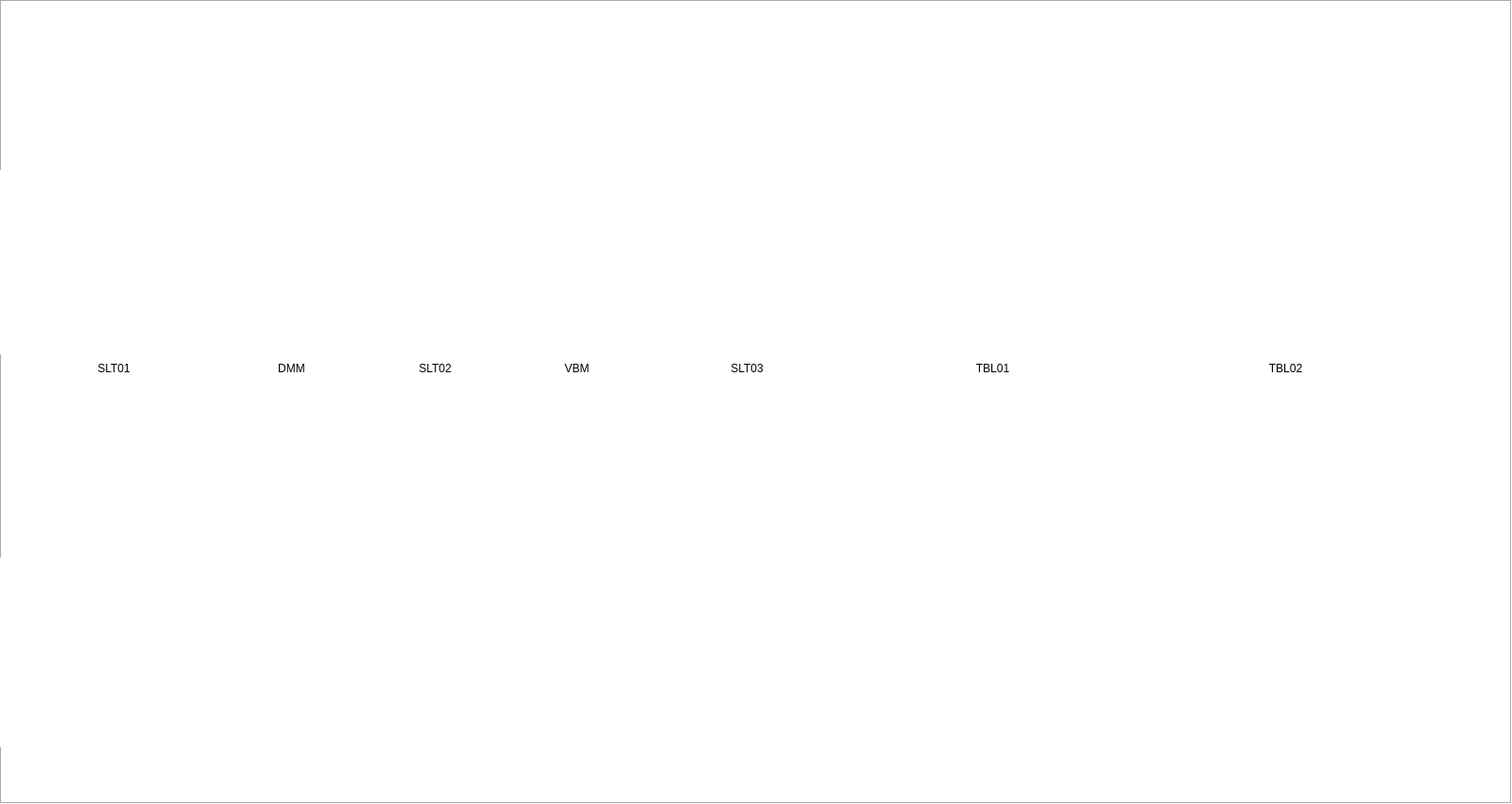
<?xml version="1.0" encoding="UTF-8"?>
<ui version="4.0">
 <class>Form</class>
 <widget class="QWidget" name="Form">
  <property name="geometry">
   <rect>
    <x>0</x>
    <y>0</y>
    <width>1600</width>
    <height>851</height>
   </rect>
  </property>
  <property name="windowTitle">
   <string>MCT Overview</string>
  </property>
  <property name="styleSheet">
   <string notr="true">background-color: rgb(255, 255, 255);</string>
  </property>
  <layout class="QVBoxLayout" name="verticalLayout">
   <property name="spacing">
    <number>0</number>
   </property>
   <property name="leftMargin">
    <number>0</number>
   </property>
   <property name="topMargin">
    <number>0</number>
   </property>
   <property name="rightMargin">
    <number>0</number>
   </property>
   <property name="bottomMargin">
    <number>0</number>
   </property>
   <item>
    <widget class="QFrame" name="frame">
     <property name="minimumSize">
      <size>
       <width>941</width>
       <height>755</height>
      </size>
     </property>
     <property name="frameShape">
      <enum>QFrame::Box</enum>
     </property>
     <property name="frameShadow">
      <enum>QFrame::Sunken</enum>
     </property>
     <widget class="QELabel" name="qelabel_12">
      <property name="geometry">
       <rect>
        <x>240</x>
        <y>400</y>
        <width>111</width>
        <height>20</height>
       </rect>
      </property>
      <property name="alignment">
       <set>Qt::AlignRight|Qt::AlignTrailing|Qt::AlignVCenter</set>
      </property>
      <property name="variable" stdset="0">
       <string>MCTMONO01:IN_SERVICE</string>
      </property>
      <property name="notation" stdset="0">
       <enum>QELabel::Scientific</enum>
      </property>
     </widget>
     <widget class="QESimpleShape" name="qesimpleshape_25">
      <property name="geometry">
       <rect>
        <x>360</x>
        <y>400</y>
        <width>21</width>
        <height>21</height>
       </rect>
      </property>
      <property name="colour1" stdset="0">
       <color>
        <red>0</red>
        <green>255</green>
        <blue>0</blue>
       </color>
      </property>
      <property name="variable" stdset="0">
       <string>MCTMONO01:IN_SERVICE_CALC</string>
      </property>
      <property name="displayAlarmStateOption" stdset="0">
       <enum>QESimpleShape::Never</enum>
      </property>
     </widget>
     <widget class="QELabel" name="qelabel_14">
      <property name="geometry">
       <rect>
        <x>240</x>
        <y>430</y>
        <width>111</width>
        <height>20</height>
       </rect>
      </property>
      <property name="alignment">
       <set>Qt::AlignRight|Qt::AlignTrailing|Qt::AlignVCenter</set>
      </property>
      <property name="variable" stdset="0">
       <string>MCTMONO01:IN_POSITION</string>
      </property>
      <property name="notation" stdset="0">
       <enum>QELabel::Scientific</enum>
      </property>
     </widget>
     <widget class="QESimpleShape" name="qesimpleshape_26">
      <property name="geometry">
       <rect>
        <x>360</x>
        <y>430</y>
        <width>21</width>
        <height>21</height>
       </rect>
      </property>
      <property name="variable" stdset="0">
       <string>MCTMONO01:IN_POSITION</string>
      </property>
      <property name="displayAlarmStateOption" stdset="0">
       <enum>QESimpleShape::Never</enum>
      </property>
     </widget>
     <widget class="QELabel" name="qelabel_16">
      <property name="geometry">
       <rect>
        <x>540</x>
        <y>400</y>
        <width>111</width>
        <height>20</height>
       </rect>
      </property>
      <property name="font">
       <font>
        <pointsize>9</pointsize>
       </font>
      </property>
      <property name="alignment">
       <set>Qt::AlignRight|Qt::AlignTrailing|Qt::AlignVCenter</set>
      </property>
      <property name="variable" stdset="0">
       <string>MCTVBM01:IN_SERVICE</string>
      </property>
      <property name="notation" stdset="0">
       <enum>QELabel::Scientific</enum>
      </property>
     </widget>
     <widget class="QELabel" name="qelabel_17">
      <property name="geometry">
       <rect>
        <x>540</x>
        <y>430</y>
        <width>111</width>
        <height>20</height>
       </rect>
      </property>
      <property name="alignment">
       <set>Qt::AlignRight|Qt::AlignTrailing|Qt::AlignVCenter</set>
      </property>
      <property name="variable" stdset="0">
       <string>MCTVBM01:IN_POSITION</string>
      </property>
      <property name="notation" stdset="0">
       <enum>QELabel::Scientific</enum>
      </property>
     </widget>
     <widget class="QESimpleShape" name="qesimpleshape_29">
      <property name="geometry">
       <rect>
        <x>660</x>
        <y>430</y>
        <width>21</width>
        <height>21</height>
       </rect>
      </property>
      <property name="variable" stdset="0">
       <string>MCTMONO01:IN_POSITION</string>
      </property>
      <property name="displayAlarmStateOption" stdset="0">
       <enum>QESimpleShape::Never</enum>
      </property>
     </widget>
     <widget class="QESimpleShape" name="qesimpleshape_30">
      <property name="geometry">
       <rect>
        <x>660</x>
        <y>400</y>
        <width>21</width>
        <height>21</height>
       </rect>
      </property>
      <property name="format" stdset="0">
       <enum>QSimpleShape::FixedText</enum>
      </property>
      <property name="colour0" stdset="0">
       <color>
        <red>200</red>
        <green>200</green>
        <blue>200</blue>
       </color>
      </property>
      <property name="colour1" stdset="0">
       <color>
        <red>0</red>
        <green>255</green>
        <blue>0</blue>
       </color>
      </property>
      <property name="variable" stdset="0">
       <string>MCTVBM01:IN_SERVICE_CALC</string>
      </property>
      <property name="displayAlarmStateOption" stdset="0">
       <enum>QESimpleShape::Never</enum>
      </property>
     </widget>
     <widget class="QELabel" name="qelabel_6">
      <property name="geometry">
       <rect>
        <x>0</x>
        <y>180</y>
        <width>906</width>
        <height>195</height>
       </rect>
      </property>
      <property name="pixmap">
       <pixmap>Images/MCT_PDS_overview.png</pixmap>
      </property>
      <property name="scaledContents">
       <bool>true</bool>
      </property>
     </widget>
     <widget class="QLabel" name="label">
      <property name="geometry">
       <rect>
        <x>238</x>
        <y>380</y>
        <width>141</width>
        <height>20</height>
       </rect>
      </property>
      <property name="text">
       <string>DMM</string>
      </property>
      <property name="alignment">
       <set>Qt::AlignCenter</set>
      </property>
     </widget>
     <widget class="QLabel" name="label_2">
      <property name="geometry">
       <rect>
        <x>50</x>
        <y>380</y>
        <width>141</width>
        <height>20</height>
       </rect>
      </property>
      <property name="text">
       <string>SLT01</string>
      </property>
      <property name="alignment">
       <set>Qt::AlignCenter</set>
      </property>
     </widget>
     <widget class="QLabel" name="label_3">
      <property name="geometry">
       <rect>
        <x>540</x>
        <y>380</y>
        <width>141</width>
        <height>20</height>
       </rect>
      </property>
      <property name="text">
       <string>VBM</string>
      </property>
      <property name="alignment">
       <set>Qt::AlignCenter</set>
      </property>
     </widget>
     <widget class="QLabel" name="label_4">
      <property name="geometry">
       <rect>
        <x>390</x>
        <y>380</y>
        <width>141</width>
        <height>20</height>
       </rect>
      </property>
      <property name="text">
       <string>SLT02</string>
      </property>
      <property name="alignment">
       <set>Qt::AlignCenter</set>
      </property>
     </widget>
     <widget class="QLabel" name="label_5">
      <property name="geometry">
       <rect>
        <x>720</x>
        <y>380</y>
        <width>141</width>
        <height>20</height>
       </rect>
      </property>
      <property name="text">
       <string>SLT03</string>
      </property>
      <property name="alignment">
       <set>Qt::AlignCenter</set>
      </property>
     </widget>
     <widget class="QLabel" name="label_6">
      <property name="geometry">
       <rect>
        <x>980</x>
        <y>380</y>
        <width>141</width>
        <height>20</height>
       </rect>
      </property>
      <property name="text">
       <string>TBL01</string>
      </property>
      <property name="alignment">
       <set>Qt::AlignCenter</set>
      </property>
     </widget>
     <widget class="QLabel" name="label_7">
      <property name="geometry">
       <rect>
        <x>1290</x>
        <y>380</y>
        <width>141</width>
        <height>20</height>
       </rect>
      </property>
      <property name="text">
       <string>TBL02</string>
      </property>
      <property name="alignment">
       <set>Qt::AlignCenter</set>
      </property>
     </widget>
     <widget class="QEForm" name="qeform">
      <property name="geometry">
       <rect>
        <x>990</x>
        <y>460</y>
        <width>161</width>
        <height>181</height>
       </rect>
      </property>
      <property name="uiFile" stdset="0">
       <string>MCT_table_control.ui</string>
      </property>
      <property name="variableSubstitutions" stdset="0">
       <string>TABLE=MCTTBL01:,CS=CS1:</string>
      </property>
     </widget>
     <widget class="QELabel" name="qelabel_7">
      <property name="geometry">
       <rect>
        <x>900</x>
        <y>190</y>
        <width>600</width>
        <height>235</height>
       </rect>
      </property>
      <property name="pixmap">
       <pixmap>Images/Hutch B - White Beam.png</pixmap>
      </property>
      <property name="scaledContents">
       <bool>true</bool>
      </property>
     </widget>
     <widget class="QEForm" name="qeform_2">
      <property name="geometry">
       <rect>
        <x>1290</x>
        <y>460</y>
        <width>161</width>
        <height>181</height>
       </rect>
      </property>
      <property name="uiFile" stdset="0">
       <string>MCT_table_control.ui</string>
      </property>
      <property name="variableSubstitutions" stdset="0">
       <string>TABLE=MCTTBL02:,CS=CS2:</string>
      </property>
     </widget>
     <widget class="QEForm" name="qeform_8">
      <property name="geometry">
       <rect>
        <x>830</x>
        <y>650</y>
        <width>571</width>
        <height>51</height>
       </rect>
      </property>
      <property name="userLevelVisibility" stdset="0">
       <enum>QEAbstractWidget::User</enum>
      </property>
      <property name="userLevelEnabled" stdset="0">
       <enum>QEAbstractWidget::User</enum>
      </property>
      <property name="uiFile" stdset="0">
       <string>ppmac1motor_sl.ui</string>
      </property>
      <property name="variableSubstitutions" stdset="0">
       <string>MOTOR=MCTTBL01:CS1:HEIGHT</string>
      </property>
     </widget>
     <widget class="QEForm" name="qeform_9">
      <property name="geometry">
       <rect>
        <x>830</x>
        <y>700</y>
        <width>571</width>
        <height>51</height>
       </rect>
      </property>
      <property name="userLevelVisibility" stdset="0">
       <enum>QEAbstractWidget::User</enum>
      </property>
      <property name="userLevelEnabled" stdset="0">
       <enum>QEAbstractWidget::User</enum>
      </property>
      <property name="uiFile" stdset="0">
       <string>ppmac1motor_sl.ui</string>
      </property>
      <property name="variableSubstitutions" stdset="0">
       <string>MOTOR=MCTTBL01:CS1:PITCH</string>
      </property>
     </widget>
     <widget class="QEForm" name="qeform_10">
      <property name="geometry">
       <rect>
        <x>1010</x>
        <y>110</y>
        <width>571</width>
        <height>51</height>
       </rect>
      </property>
      <property name="userLevelVisibility" stdset="0">
       <enum>QEAbstractWidget::User</enum>
      </property>
      <property name="userLevelEnabled" stdset="0">
       <enum>QEAbstractWidget::User</enum>
      </property>
      <property name="uiFile" stdset="0">
       <string>ppmac1motor_sl.ui</string>
      </property>
      <property name="variableSubstitutions" stdset="0">
       <string>MOTOR=MCTTBL02:CS2:HEIGHT</string>
      </property>
     </widget>
     <widget class="QEForm" name="qeform_11">
      <property name="geometry">
       <rect>
        <x>1010</x>
        <y>160</y>
        <width>571</width>
        <height>51</height>
       </rect>
      </property>
      <property name="userLevelVisibility" stdset="0">
       <enum>QEAbstractWidget::User</enum>
      </property>
      <property name="userLevelEnabled" stdset="0">
       <enum>QEAbstractWidget::User</enum>
      </property>
      <property name="uiFile" stdset="0">
       <string>ppmac1motor_sl.ui</string>
      </property>
      <property name="variableSubstitutions" stdset="0">
       <string>MOTOR=MCTTBL02:CS2:PITCH</string>
      </property>
     </widget>
     <widget class="QEForm" name="qeform_3">
      <property name="geometry">
       <rect>
        <x>60</x>
        <y>430</y>
        <width>142</width>
        <height>142</height>
       </rect>
      </property>
      <property name="uiFile" stdset="0">
       <string>MCT_slit_status.ui</string>
      </property>
      <property name="variableSubstitutions" stdset="0">
       <string>SLIT=MCTSLT01:</string>
      </property>
     </widget>
     <widget class="QEForm" name="qeform_4">
      <property name="geometry">
       <rect>
        <x>390</x>
        <y>430</y>
        <width>142</width>
        <height>142</height>
       </rect>
      </property>
      <property name="uiFile" stdset="0">
       <string>MCT_slit_status.ui</string>
      </property>
      <property name="variableSubstitutions" stdset="0">
       <string>SLIT=MCTSLT02:</string>
      </property>
     </widget>
     <widget class="QEForm" name="qeform_5">
      <property name="geometry">
       <rect>
        <x>720</x>
        <y>430</y>
        <width>142</width>
        <height>142</height>
       </rect>
      </property>
      <property name="uiFile" stdset="0">
       <string>MCT_slit_status.ui</string>
      </property>
      <property name="variableSubstitutions" stdset="0">
       <string>SLIT=MCTSLT03:</string>
      </property>
     </widget>
     <widget class="QEForm" name="qeform_12">
      <property name="geometry">
       <rect>
        <x>0</x>
        <y>590</y>
        <width>571</width>
        <height>51</height>
       </rect>
      </property>
      <property name="userLevelVisibility" stdset="0">
       <enum>QEAbstractWidget::User</enum>
      </property>
      <property name="userLevelEnabled" stdset="0">
       <enum>QEAbstractWidget::User</enum>
      </property>
      <property name="uiFile" stdset="0">
       <string>ppmac1motor_sl.ui</string>
      </property>
      <property name="variableSubstitutions" stdset="0">
       <string>MOTOR=MCTSLT01:HSIZE</string>
      </property>
     </widget>
     <widget class="QEForm" name="qeform_13">
      <property name="geometry">
       <rect>
        <x>0</x>
        <y>640</y>
        <width>571</width>
        <height>51</height>
       </rect>
      </property>
      <property name="userLevelVisibility" stdset="0">
       <enum>QEAbstractWidget::User</enum>
      </property>
      <property name="userLevelEnabled" stdset="0">
       <enum>QEAbstractWidget::User</enum>
      </property>
      <property name="uiFile" stdset="0">
       <string>ppmac1motor_sl.ui</string>
      </property>
      <property name="variableSubstitutions" stdset="0">
       <string>MOTOR=MCTSLT01:HCENTRE</string>
      </property>
     </widget>
     <widget class="QEForm" name="qeform_14">
      <property name="geometry">
       <rect>
        <x>0</x>
        <y>690</y>
        <width>571</width>
        <height>51</height>
       </rect>
      </property>
      <property name="userLevelVisibility" stdset="0">
       <enum>QEAbstractWidget::User</enum>
      </property>
      <property name="userLevelEnabled" stdset="0">
       <enum>QEAbstractWidget::User</enum>
      </property>
      <property name="uiFile" stdset="0">
       <string>ppmac1motor_sl.ui</string>
      </property>
      <property name="variableSubstitutions" stdset="0">
       <string>MOTOR=MCTSLT01:VSIZE</string>
      </property>
     </widget>
     <widget class="QEForm" name="qeform_15">
      <property name="geometry">
       <rect>
        <x>0</x>
        <y>740</y>
        <width>571</width>
        <height>51</height>
       </rect>
      </property>
      <property name="userLevelVisibility" stdset="0">
       <enum>QEAbstractWidget::User</enum>
      </property>
      <property name="userLevelEnabled" stdset="0">
       <enum>QEAbstractWidget::User</enum>
      </property>
      <property name="uiFile" stdset="0">
       <string>ppmac1motor_sl.ui</string>
      </property>
      <property name="variableSubstitutions" stdset="0">
       <string>MOTOR=MCTSLT01:VCENTRE</string>
      </property>
     </widget>
     <zorder>qelabel_7</zorder>
     <zorder>qelabel_6</zorder>
     <zorder>qelabel_12</zorder>
     <zorder>qesimpleshape_25</zorder>
     <zorder>qelabel_14</zorder>
     <zorder>qesimpleshape_26</zorder>
     <zorder>qelabel_16</zorder>
     <zorder>qelabel_17</zorder>
     <zorder>qesimpleshape_29</zorder>
     <zorder>qesimpleshape_30</zorder>
     <zorder>label</zorder>
     <zorder>label_2</zorder>
     <zorder>label_3</zorder>
     <zorder>label_4</zorder>
     <zorder>label_5</zorder>
     <zorder>label_6</zorder>
     <zorder>label_7</zorder>
     <zorder>qeform</zorder>
     <zorder>qeform_2</zorder>
     <zorder>qeform_8</zorder>
     <zorder>qeform_9</zorder>
     <zorder>qeform_10</zorder>
     <zorder>qeform_11</zorder>
     <zorder>qeform_3</zorder>
     <zorder>qeform_4</zorder>
     <zorder>qeform_5</zorder>
     <zorder>qeform_12</zorder>
     <zorder>qeform_13</zorder>
     <zorder>qeform_14</zorder>
     <zorder>qeform_15</zorder>
    </widget>
   </item>
  </layout>
 </widget>
 <customwidgets>
  <customwidget>
   <class>QEForm</class>
   <extends>QWidget</extends>
   <header>QEForm.h</header>
  </customwidget>
  <customwidget>
   <class>QELabel</class>
   <extends>QLabel</extends>
   <header>QELabel.h</header>
  </customwidget>
  <customwidget>
   <class>QESimpleShape</class>
   <extends>QSimpleShape</extends>
   <header>QESimpleShape.h</header>
  </customwidget>
  <customwidget>
   <class>QSimpleShape</class>
   <extends>QWidget</extends>
   <header>QSimpleShape.h</header>
  </customwidget>
 </customwidgets>
 <resources/>
 <connections/>
 <designerdata>
  <property name="gridDeltaX">
   <number>10</number>
  </property>
  <property name="gridDeltaY">
   <number>10</number>
  </property>
  <property name="gridSnapX">
   <bool>true</bool>
  </property>
  <property name="gridSnapY">
   <bool>true</bool>
  </property>
  <property name="gridVisible">
   <bool>true</bool>
  </property>
 </designerdata>
</ui>
